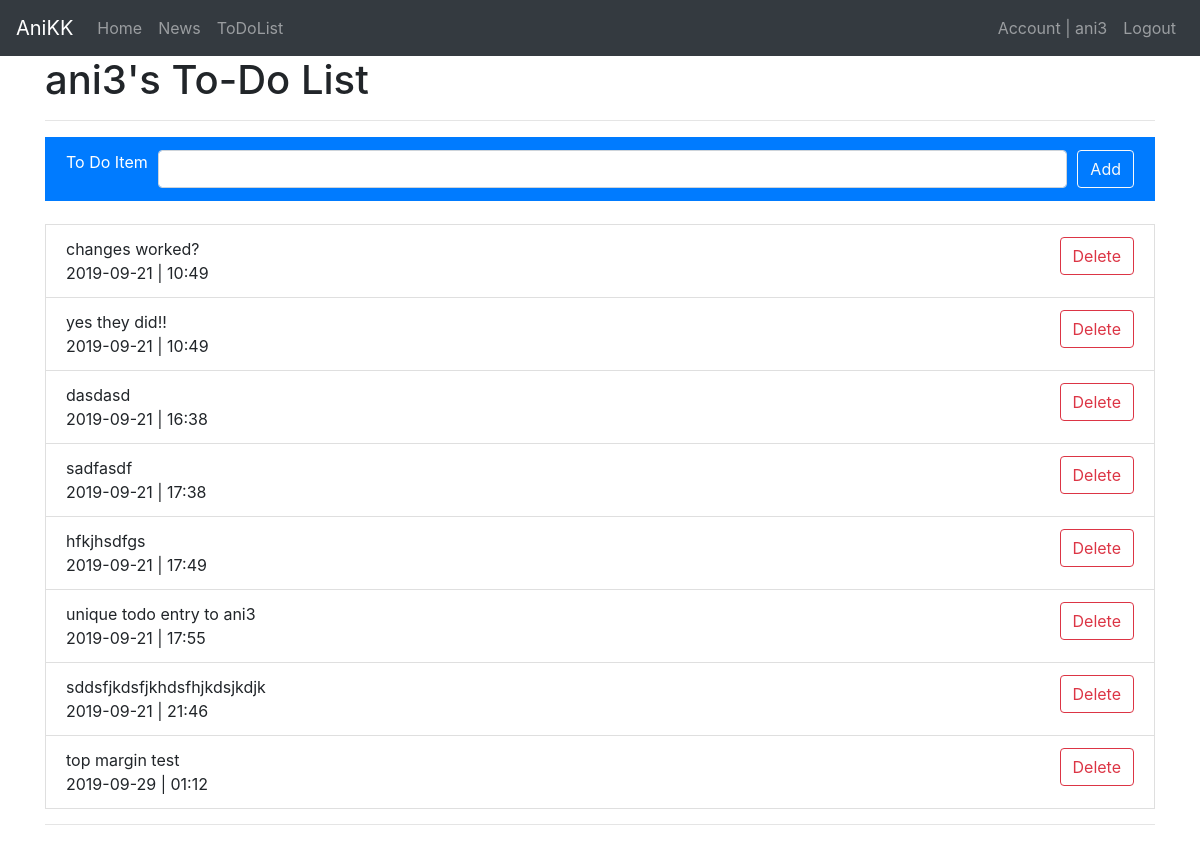
Screenshot of /todo (signed in) with the database file from the repository.
### app.py (models this page shows, shortened)
class User(dba.Model, UserMixin):
    id = dba.Column(dba.Integer, primary_key=True)
    username = dba.Column(dba.String(20), unique=True, nullable=False)
    password = dba.Column(dba.String(60), nullable=False)
    email = dba.Column(dba.String(120), nullable=True)
    things_to_do = dba.relationship('todolist', backref='owner', lazy=True)
    image = dba.relationship('Images', backref='owner', lazy=True)

class todolist(dba.Model):
    id = dba.Column(dba.Integer, primary_key=True)
    thingtodo = dba.Column(dba.String(50), nullable=False)
    created = dba.Column(dba.DateTime, nullable=False, default=datetime.now)
    user_id = dba.Column(dba.Integer, dba.ForeignKey('user.id'), nullable=False)

### app.py (the view)
@app.route('/todo', methods=['GET', 'POST'])
@login_required
def todo():
    form = AddToDoForm()
    if request.method == 'POST':
        new_todo = todolist(thingtodo=form.thingtodo.data, user_id=current_user.id)
        dba.session.add(new_todo)
        dba.session.commit()
        flash('To Do List updated!', 'success')
        return redirect(url_for('todo'))
    todo_list = current_user.things_to_do
    return render_template('todo.html',
                            title=current_user.username +"'s To-Do List",
                            todo_list=todo_list, form=form)

### app.py (shortened to what this page needs)
class AddToDoForm(FlaskForm):
    thingtodo = StringField('To Do Item',
                            validators=[DataRequired()])
    submit = SubmitField('Add')

### app.py (called while the page is built)
@login_manager.user_loader
def load_user(user_id):
    return User.query.get(int(user_id))

### templates/todo.html (shortened to what this page needs)
{% extends 'base.html' %}
{% block content %}
<hr>
<div class="list-group-item active">
    <form action="" method="POST">
                <div class="form-row">
                    <div class="col-auto">
                        {{ form.thingtodo.label(class="form-control-label") }}
                    </div>
                    <div class="col">
                            {{ form.thingtodo(class="form-control") }}
                    </div>
                    <div class="col-auto">
                        {{ form.submit(class="btn btn-outline-light form-control") }}
                    </div>
                </div>
        </form>
</div>
<br>
{% if todo_list %}
        {% for i in todo_list %}
            <li class="clearfix list-group-item">
                <span class="float-left">
                    {{ i.thingtodo }}
                    <br>
                    {{ i.created.date() }} | {{ i.created.strftime("%H:%M") }}
                </span>
                <span class="float-right">
                    <button class="btn btn-outline-danger"data-toggle="modal" data-target="#deleteModal{{ i.id }}">
                        Delete
                    </button>
                </span>
            </li>
        {% endfor %}
    <hr>
{% else %}
    <div>There is nothing on your To Do List</div>
{% endif %}
{% endblock content %}

### templates/base.html (shortened to what this page needs)
<!DOCTYPE html>
<html lang="en">
<head>
    <link rel="stylesheet" href="https://stackpath.bootstrapcdn.com/bootstrap/4.3.1/css/bootstrap.min.css">
    {% if request.endpoint == 'index' %}
        <link rel="stylesheet" href="{{ url_for('static', filename='index.css') }}" >
    {% else %}
        <link rel="stylesheet" href="{{ url_for('static', filename='main.css') }}" >
    {% endif %}
</head>
<body>
    <nav class="navbar navbar-expand navbar-dark bg-dark fixed-top">
        <a class="navbar-brand" href="#">AniKK</a>
        <div class="collapse navbar-collapse" id="navbarNav">
                <div class="navbar-nav">
                  <a class="nav-item nav-link" href="{{url_for('index')}}">Home</a>
                  <a class="nav-item nav-link" href="{{url_for('getnews', in_type='all_articles')}}">News</a>
                  <a class="nav-item nav-link" href="{{url_for('todo')}}">ToDoList</a>
                </div>
              </div>
              <div class="navbar-nav">
                {% if current_user.is_authenticated %}
                    <a class="nav-item nav-link" href="{{url_for('account')}}">Account | {{ current_user.username }}</a>
                    <a class="nav-item nav-link" href="{{url_for('logout')}}">Logout</a>
                {% else %}
                    <a class="nav-item nav-link" href="{{url_for('login')}}">Login</a>
                    <a class="nav-item nav-link" href="{{url_for('register')}}">Register</a>
                {% endif %}
              </div>
    </nav>
    <div class="background-container">
    <div class="container">
            {% if title %}
                <h1>{{ title }}</h1>
            {% endif %}
            {% block content %}{% endblock content%}
        </div>
    </div>
</body>
</html>

### rows the page displays
User: username "ani3"
todolist: thingtodo "changes worked?", created "2019-09-21", created "10:49"
todolist: thingtodo "yes they did!!", created "2019-09-21", created "10:49"
todolist: thingtodo "dasdasd", created "2019-09-21", created "16:38"
todolist: thingtodo "sadfasdf", created "2019-09-21", created "17:38"
todolist: thingtodo "hfkjhsdfgs", created "2019-09-21", created "17:49"
todolist: thingtodo "unique todo entry to ani3", created "2019-09-21", created "17:55"
todolist: thingtodo "sddsfjkdsfjkhdsfhjkdsjkdjk", created "2019-09-21", created "21:46"
todolist: thingtodo "top margin test", created "2019-09-29", created "01:12"

### other values shown
{{ title }} "ani3's To-Do List"
